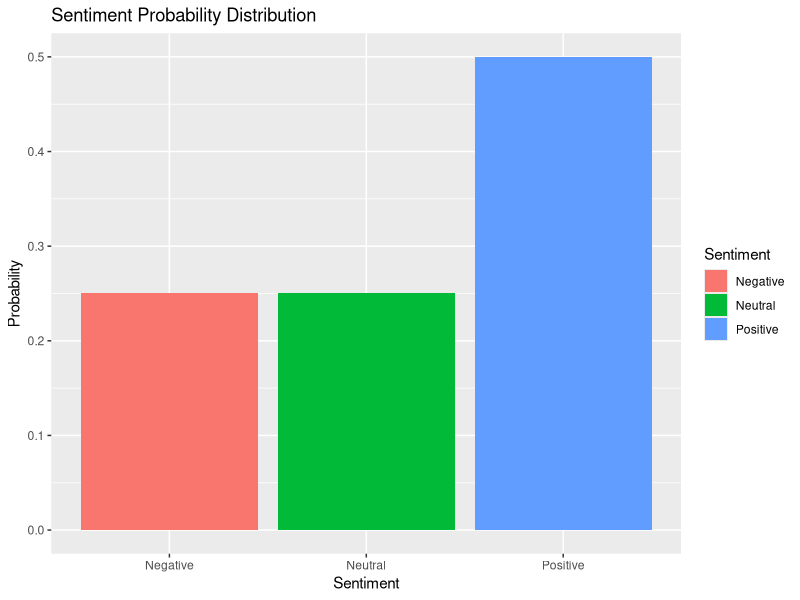

Write R code to recreate this figure.
#R script that plots a probability distribution of the sentiment scores. To be edited

library(ggplot2)

# Assuming you have a vector of aggregated scores for each line of text
aggregated_scores <- c(0.2, -0.1, 0.3, -0.05, 0.15, 0.0, -0.2, 0.1)

# Define the threshold for sentiment classification
threshold <- 0.1

# Classify sentiments based on the threshold
sentiments <- ifelse(aggregated_scores >= threshold, 'positive',
                     ifelse(aggregated_scores <= -threshold, 'negative', 'neutral'))

# Calculate probabilities
total_count <- length(sentiments)
positive_prob <- sum(sentiments == 'positive') / total_count
neutral_prob <- sum(sentiments == 'neutral') / total_count
negative_prob <- sum(sentiments == 'negative') / total_count

# Create a data frame for plotting
data <- data.frame(Sentiment = c('Positive', 'Neutral', 'Negative'),
                   Probability = c(positive_prob, neutral_prob, negative_prob))

# Plotting the probability distribution
ggplot(data, aes(x = Sentiment, y = Probability, fill = Sentiment)) +
  geom_bar(stat = 'identity') +
  xlab('Sentiment') +
  ylab('Probability') +
  ggtitle('Sentiment Probability Distribution')
